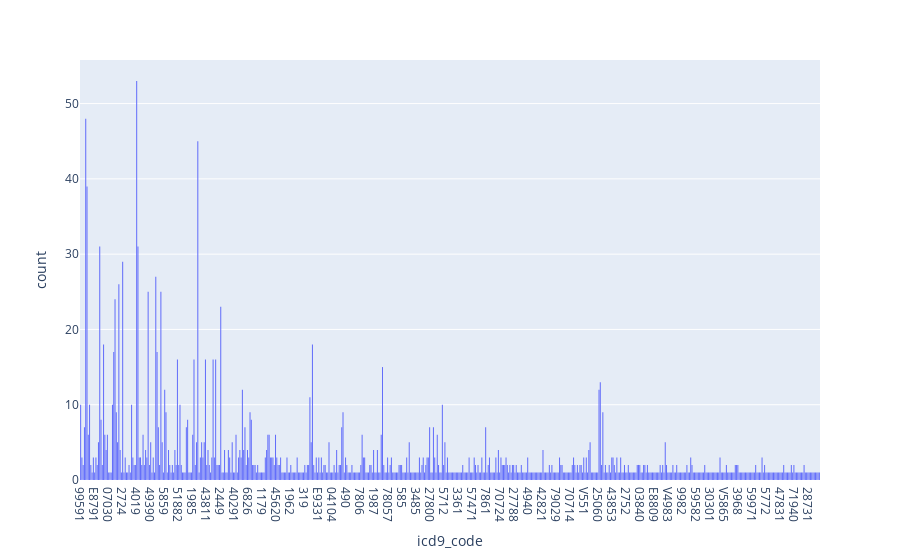

Notebook source saved alongside this figure:
### Code cell
fig = px.histogram(df_icd, x="icd9_code")
fig.show()

### Figure 1 — Plotly figure (JSON) as saved in the notebook; plotly's stock layout.template omitted (floating-point values rounded to 4 significant figures; data arrays with more than 128 entries replaced by an {"elided": "..."} marker saying what was removed)
{"data": [{"alignmentgroup": "True", "bingroup": "x", "hovertemplate": "icd9_code=%{x}<br>count=%{y}<extra></extra>", "legendgroup": "", "marker": {"color": "#636efa", "pattern": {"shape": ""}}, "name": "", "offsetgroup": "", "orientation": "v", "showlegend": false, "type": "histogram", "x": {"elided": "1761 str values"}, "xaxis": "x", "yaxis": "y"}], "layout": {"autosize": true, "barmode": "relative", "legend": {"tracegroupgap": 0}, "margin": {"t": 60}, "xaxis": {"anchor": "y", "autorange": true, "domain": [0, 1], "range": [-0.5, 580.5], "title": {"text": "icd9_code"}, "type": "category"}, "yaxis": {"anchor": "x", "autorange": true, "domain": [0, 1], "range": [0, 55.79], "title": {"text": "count"}}}}
